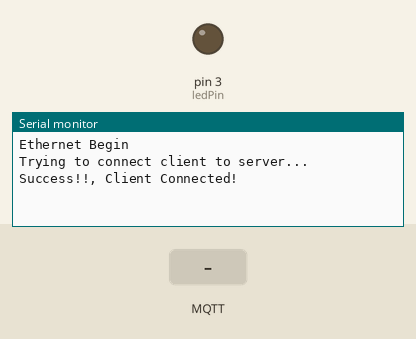
Recording of a sketch running on a simulated Arduino Uno, built with avr-gcc and run on an emulated ATmega328P. On the bench: output pins drawn as LEDs (lit = HIGH), the last lines printed to the serial monitor. The inputs (shaded band) are chosen by the test bench. No MQTT or app messages arrive unless stated.

Above: at 2.8 s.
2.9 s: MQTT message "1" arrives on the first subscribed topic
At 4.2 s:
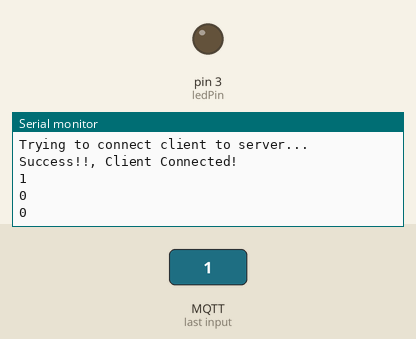
4.5 s: MQTT message "on" arrives on the first subscribed topic
At 6.2 s:
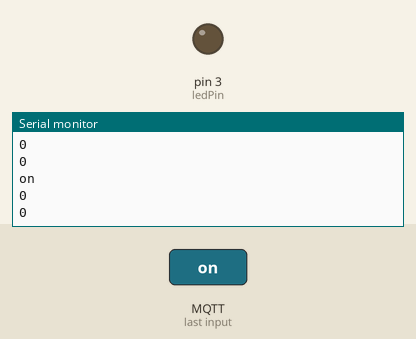
6.5 s: MQTT message "off" arrives on the first subscribed topic
At 7.9 s:
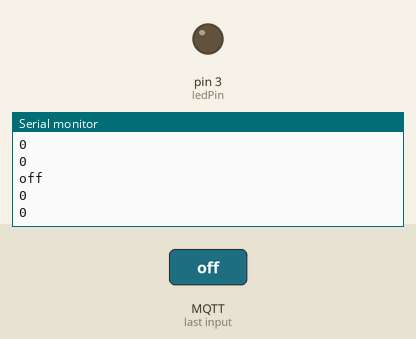

Measured:
- after the input at 2.9 s, the serial monitor: prints a new line after 0.15 s (image 1)
- after the input at 4.5 s, the serial monitor: prints a new line after 0.56 s (image 2)
- after the input at 6.5 s, the serial monitor: prints a new line after 0.56 s (image 3)

The sketch:

json_13.02.2016.ino
```cpp
#include <ArduinoJson.h>

/*Start Mosquitto Server in PC and Open Client and Subcribe to MyTopic
 * and Publish "ON" or "OFF" in Topic "LD001" to turn Led On and OFF
 */


 //Includeing Necessary Libraries

#include<SPI.h>
#include<Ethernet.h>
#include<PubSubClient.h>
int ledPin=3;
char message_buff[100];

// Including My Arduino Ethernet Shield Mac Address
byte mac[] = {
  0xDE, 0xAD, 0xBE, 0xFF, 0x06, 0xED
};

/*Initializing the Mosquitto installed PC's
 IP address wgich is the Broker*/
 byte server[]={192,168,1,14};

//My Arduino's IP address
  byte ip[]={192,168,1,34};
  byte subnet[]={255,255,255,0};
  byte gateway[]={192,168,1,1};

 //Initializing the Client
 EthernetClient ethClient;

 //Creating the PubSubClient Object
 PubSubClient client(server,1883,callback,ethClient);

void setup()

{
  pinMode(ledPin,OUTPUT);
  Ethernet.begin(mac,ip,gateway,subnet);
  Serial.begin(9600);
  Serial.println("Ethernet Begin");
}

void loop()
{
  while(!client.connected()){
     Serial.println("Trying to connect client to server...");
     client.connect("My_ArduinoClient");
     if(client.connected()){
      Serial.println ("Success!!, Client Connected! ");
     }
  }
  if(client.connected()){
    //Serial.println("Please type \"ON\" or \"OFF\" through PUBLISHER to turn LED ON or OFF");
    //publish is not necessary,it is just for ack purpose.
    client.publish("MyTopic"," Type ON or OFF in PUBLISHER LD001");
    client.subscribe("LD001");
    delay(1000);
  }
  client.loop();
}
// This Function Handles the Data send to Subscribed Topic

void callback(char* topic,byte* payload,unsigned int length){
  int i=0;
  for(i=0;i<length;i++){
    message_buff[i]=payload[i];
  }
  // Hav to stop the string so giving \0
  message_buff[i]='\0';

  String msgString=String(message_buff);
 // Serial.println("PayLoad: " +msgString);
 Serial.println(message_buff);

 StaticJsonBuffer<200> jsonBuffer;
 JsonObject& root = jsonBuffer.parseObject(message_buff);

  boolean portVal1 = root["RDI_00"];
  boolean portVal2 = root["RDI_01"];

Serial.println(portVal1);
Serial.println(portVal2);

//  while(msgString.equals("ON")){
//    digitalWrite(ledPin,HIGH);
//    client.publish("MyTopic","Success!,Your Light is Glowing");
//    Serial.println("published Success!,Your Light is Glowing in Subscriberin Mqtt lens");
//    //delay(100);
//    break;
//     }
//    while(msgString.equals("OFF")){
//      digitalWrite(ledPin,LOW);
//      client.publish("MyTopic","Warning! Light is OFF");
//      Serial.println("Published Warning! Light is OFF in Subscriber in MqttLens");
//      //delay(100);
//      break;
    }
```
